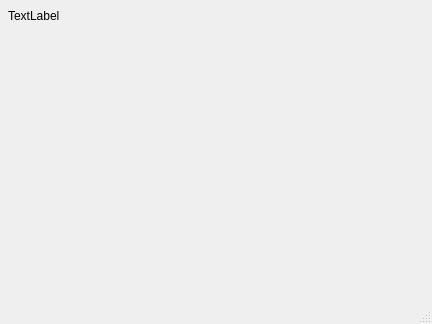
<?xml version="1.0" encoding="UTF-8"?>
<ui version="4.0">
 <class>HistogramDisplay</class>
 <widget class="QDialog" name="HistogramDisplay">
  <property name="geometry">
   <rect>
    <x>0</x>
    <y>0</y>
    <width>432</width>
    <height>324</height>
   </rect>
  </property>
  <property name="windowTitle">
   <string>灰度直方图显示 / ImageZhuo</string>
  </property>
  <property name="sizeGripEnabled">
   <bool>true</bool>
  </property>
  <widget class="QLabel" name="lbl_display">
   <property name="geometry">
    <rect>
     <x>8</x>
     <y>8</y>
     <width>72</width>
     <height>15</height>
    </rect>
   </property>
   <property name="text">
    <string>TextLabel</string>
   </property>
  </widget>
 </widget>
 <resources/>
 <connections/>
</ui>
